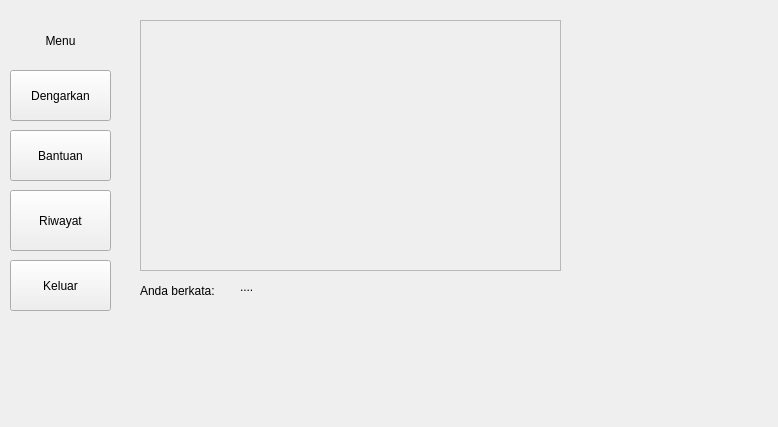
<?xml version="1.0" encoding="UTF-8"?>
<ui version="4.0">
 <class>Transibi</class>
 <widget class="QMainWindow" name="Transibi">
  <property name="geometry">
   <rect>
    <x>0</x>
    <y>0</y>
    <width>778</width>
    <height>427</height>
   </rect>
  </property>
  <property name="windowTitle">
   <string>Transibi - Penerjemah Suara ke SIBI</string>
  </property>
  <widget class="QWidget" name="centralWidget">
   <widget class="QPushButton" name="listenBtn">
    <property name="geometry">
     <rect>
      <x>10</x>
      <y>70</y>
      <width>101</width>
      <height>51</height>
     </rect>
    </property>
    <property name="text">
     <string>Dengarkan</string>
    </property>
   </widget>
   <widget class="QPushButton" name="helpBtn">
    <property name="geometry">
     <rect>
      <x>10</x>
      <y>130</y>
      <width>101</width>
      <height>51</height>
     </rect>
    </property>
    <property name="text">
     <string>Bantuan</string>
    </property>
   </widget>
   <widget class="QPushButton" name="historyBtn">
    <property name="geometry">
     <rect>
      <x>10</x>
      <y>190</y>
      <width>101</width>
      <height>61</height>
     </rect>
    </property>
    <property name="text">
     <string>Riwayat</string>
    </property>
   </widget>
   <widget class="QPushButton" name="exitBtn">
    <property name="geometry">
     <rect>
      <x>10</x>
      <y>260</y>
      <width>101</width>
      <height>51</height>
     </rect>
    </property>
    <property name="text">
     <string>Keluar</string>
    </property>
   </widget>
   <widget class="QLabel" name="label">
    <property name="geometry">
     <rect>
      <x>20</x>
      <y>30</y>
      <width>81</width>
      <height>21</height>
     </rect>
    </property>
    <property name="text">
     <string>Menu</string>
    </property>
    <property name="alignment">
     <set>Qt::AlignCenter</set>
    </property>
   </widget>
   <widget class="QFrame" name="frame">
    <property name="geometry">
     <rect>
      <x>140</x>
      <y>20</y>
      <width>421</width>
      <height>251</height>
     </rect>
    </property>
    <property name="frameShape">
     <enum>QFrame::StyledPanel</enum>
    </property>
    <property name="frameShadow">
     <enum>QFrame::Raised</enum>
    </property>
   </widget>
   <widget class="QLabel" name="label_2">
    <property name="geometry">
     <rect>
      <x>140</x>
      <y>280</y>
      <width>101</width>
      <height>21</height>
     </rect>
    </property>
    <property name="text">
     <string>Anda berkata: </string>
    </property>
    <property name="alignment">
     <set>Qt::AlignLeading|Qt::AlignLeft|Qt::AlignVCenter</set>
    </property>
   </widget>
   <widget class="QLabel" name="caption">
    <property name="geometry">
     <rect>
      <x>240</x>
      <y>280</y>
      <width>311</width>
      <height>71</height>
     </rect>
    </property>
    <property name="text">
     <string>....</string>
    </property>
    <property name="alignment">
     <set>Qt::AlignLeading|Qt::AlignLeft|Qt::AlignTop</set>
    </property>
   </widget>
   <widget class="QLabel" name="label_3">
    <property name="geometry">
     <rect>
      <x>140</x>
      <y>310</y>
      <width>67</width>
      <height>21</height>
     </rect>
    </property>
    <property name="text">
     <string/>
    </property>
   </widget>
   <widget class="QLabel" name="label_4">
    <property name="geometry">
     <rect>
      <x>650</x>
      <y>30</y>
      <width>91</width>
      <height>101</height>
     </rect>
    </property>
    <property name="text">
     <string/>
    </property>
    <property name="pixmap">
     <pixmap>../src/logo_dikti.png</pixmap>
    </property>
    <property name="scaledContents">
     <bool>true</bool>
    </property>
    <property name="wordWrap">
     <bool>true</bool>
    </property>
   </widget>
   <widget class="QLabel" name="label_5">
    <property name="geometry">
     <rect>
      <x>650</x>
      <y>150</y>
      <width>91</width>
      <height>101</height>
     </rect>
    </property>
    <property name="text">
     <string/>
    </property>
    <property name="pixmap">
     <pixmap>../src/unj.png</pixmap>
    </property>
    <property name="scaledContents">
     <bool>true</bool>
    </property>
    <property name="wordWrap">
     <bool>true</bool>
    </property>
   </widget>
  </widget>
 </widget>
 <resources/>
 <connections/>
</ui>
